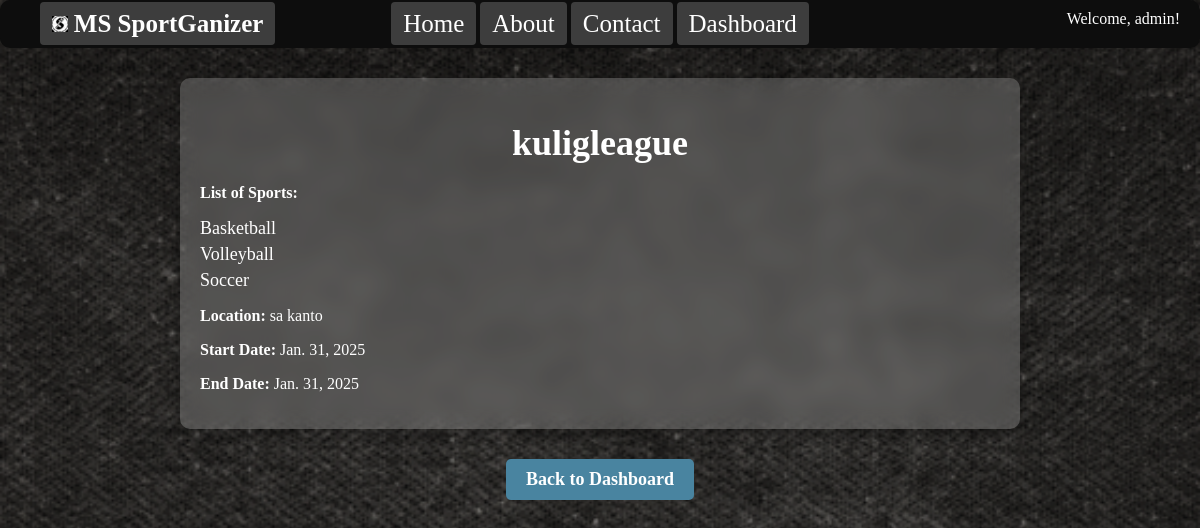
Page /leagues/3/ (signed in) on the earlier database version.
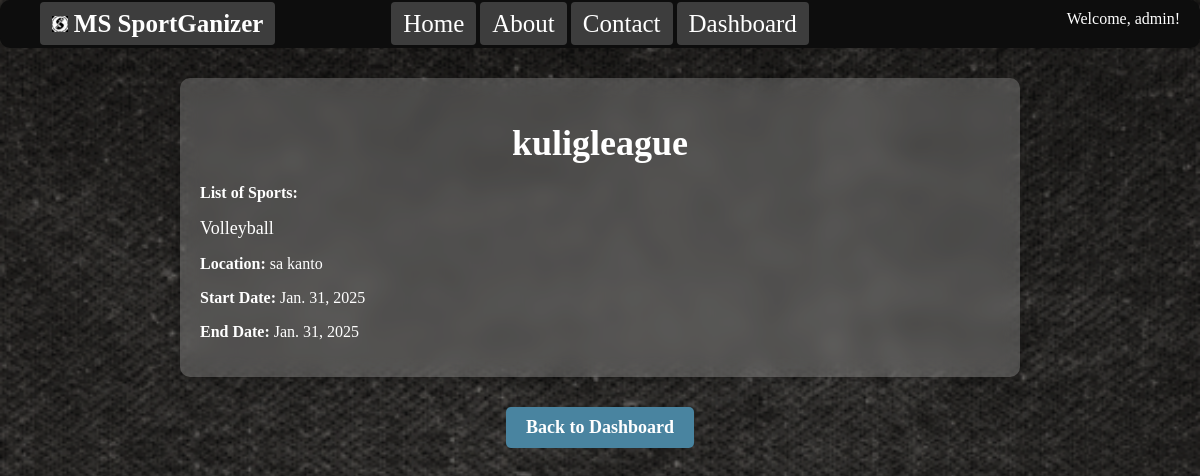
Same page on the later database version.
### accounts/models.py (models this page shows, shortened)
class CustomUser(AbstractUser):
    ROLE_CHOICES = [
        ('admin', 'Admin'),
        ('player', 'Player'),
        ('coach', 'Coach'),
    ]
    role = models.CharField(max_length=20, choices=ROLE_CHOICES)
    age = models.IntegerField(null=True, blank=True)
    phone_number = models.CharField(max_length=15, null=True, blank=True)
    sport = models.ForeignKey('app.Sport', on_delete=models.CASCADE, null=True, blank=True)
    team = models.ForeignKey('app.Team', on_delete=models.CASCADE, null=True, blank=True)
    league = models.ForeignKey('app.League', on_delete=models.CASCADE, null=True, blank=True)
    position = models.ForeignKey('app.Position', on_delete=models.CASCADE, null=True, blank=True)
    jersey_number = models.IntegerField(null=True, blank=True)
    coaching_experience = models.TextField(null=True, blank=True)

### app/models.py (models this page shows, shortened)
class League(models.Model):
    league_name = models.CharField(max_length=100)
    sport = models.ManyToManyField(Sport, related_name="leagues")
    location = models.CharField(max_length=100)
    start_date = models.DateField()
    end_date = models.DateField()

class Sport(models.Model):
    sport_name = models.CharField(max_length=100)
    description = models.TextField(blank=True, null=True)
    rules = models.TextField(blank=True, null=True)
    history = models.TextField(blank=True, null=True)
    icon_path = models.CharField(max_length=255, blank=True)  # Local file path

### app/views.py (the view)
# urls.py: path('leagues/<int:pk>/', LeaguesDetailView.as_view(), name='leagues_detail'),
class LeaguesDetailView(DetailView):
    template_name = 'app/leagues/leagues_detail.html'
    model = League
    context_object_name = 'league'

### app/templates/app/leagues/leagues_detail.html
{% extends 'app/base.html' %}
{% load static %}
{% block content %}
<div class="league-details glass-effect">
   <h1 class="league-title">{{ league.league_name }}</h1>
   <p><strong>List of Sports:</strong></p>
   <ul class="sports-list">
     {% for sport in league.sport.all %}
       <li>{{ sport.sport_name }}</li>
     {% endfor %}
   </ul>
   <p><strong>Location:</strong> {{ league.location }}</p>
   <p><strong>Start Date:</strong> {{ league.start_date }}</p>
   <p><strong>End Date:</strong> {{ league.end_date }}</p>
</div>
<div class="back-button">
  <a href="{% url 'dashboard' %}" class="back-link">Back to Dashboard</a>
</div>
{% endblock content %}

### app/templates/app/base.html (shortened to what this page needs)
{% load static %}
<!DOCTYPE html>
<html lang="en">
<head>
    <link rel="stylesheet" href="{% static 'css/base.css' %}">
    <link rel="stylesheet" href="{% static 'css/about.css' %}">
    <link rel="stylesheet" href="{% static 'css/contact.css' %}">
    <link rel="stylesheet" href="{% static 'css/dashboard.css' %}">
    <link rel="stylesheet" href="{% static 'css/table.css' %}">
    <link rel="stylesheet" href="{% static 'css/form.css' %}">
    <link rel="stylesheet" href="{% static 'css/details.css' %}">
    <link rel="stylesheet" href="https://cdn.jsdelivr.net/npm/flatpickr/dist/flatpickr.min.css">
</head>
<body>
    {% include 'app/navbar.html' %}
    {% block content %}{% endblock content %}
</body>
</html>

### app/templates/app/navbar.html
{% load static %}
<header>
    <div class="header-title">
        {% if user.is_authenticated %}
        <h1><a href="{% url 'home' %}"><img src="{% static 'images/favicon.ico' %}" alt="Logo"> MS SportGanizer</a></h1>
        {% endif %}
    </div>
    <nav class="header-nav">
        <a href="{% url 'home' %}">Home</a>
        <a href="{% url 'about' %}">About</a>
        <a href="{% url 'contact' %}">Contact</a>
        {% if user.is_authenticated %}
        <a href="{% url 'dashboard' %}">Dashboard</a>
        {% endif %}
    </nav>
    <div class="header-auth">
        {% if user.is_authenticated %}
            <p>Welcome, {{ user.username }}!</p>
        {% endif %}
    </div>
</header>

### static/css/base.css (style rules this page uses)
body { background-color: #090909; background-image: url("/static/images/exclusive-paper.png"), linear-gradient(to bottom, #000000, #000000); background-blend-mode: normal; background-attachment: fixed; background-size: cover; height: 100vh; margin: 0; overflow-x: hidden; color: white; }
header { background-color: #0d0d0d; border-radius: 10px; padding: 10px; display: flex; justify-content: space-between; }
header a { color: white; text-decoration: none; font-size: 25px; padding: 8px 12px; border-radius: 4px; transition: background-color 0.3s ease; border: none; }
.header-title { flex: 1; }
.header-title h1 { margin: 0; font-size: 24px; }
.header-title h1 a { color: white; text-decoration: none; }
.header-nav { flex: 2; text-align: center; }
.header-auth { flex: 1; text-align: right; }
.header-auth p { display: inline; margin-right: 10px; color: white; }
h1, h3 { color: white; }
a { color: #b8d8e3; text-decoration: none; padding: 10px; background-color: rgba(255, 255, 255, 0.2); border-radius: 8px; transition: background-color 0.3s ease; }

### static/css/about.css (style rules this page uses)
ul { list-style: none; padding: 0; }
ul li { margin-bottom: 10px; }

### static/css/table.css (style rules this page uses)
h1 { color: #ffffff; }

### static/css/form.css (style rules this page uses)
h1, .section-title { color: #fff; text-align: center; margin-bottom: 20px; font-size: 26px; font-weight: 600; }

### static/css/details.css (style rules this page uses)
.back-button { text-align: center; margin-top: 30px; }
.back-link { display: inline-block; padding: 10px 20px; background-color: #4984a0; color: white; font-size: 18px; text-decoration: none; border-radius: 5px; font-weight: 600; transition: background-color 0.3s ease-in-out; }
.league-details.glass-effect { background: rgba(255, 255, 255, 0.2); padding: 20px; border-radius: 10px; box-shadow: 0px 4px 15px rgba(0, 0, 0, 0.3); backdrop-filter: blur(10px); color: #fff; max-width: 800px; margin: 30px auto; transition: all 0.3s ease-in-out; }
.league-title { color: #fff; text-align: center; font-size: 36px; font-weight: bold; margin-bottom: 20px; }
.sports-list { list-style-type: none; padding: 0; margin: 10px 0; }
.sports-list li { color: #fff; font-size: 18px; margin-bottom: 5px; }

Differences in the rows shown:
removed Sport: sport_name "Basketball"
removed Sport: sport_name "Soccer"
